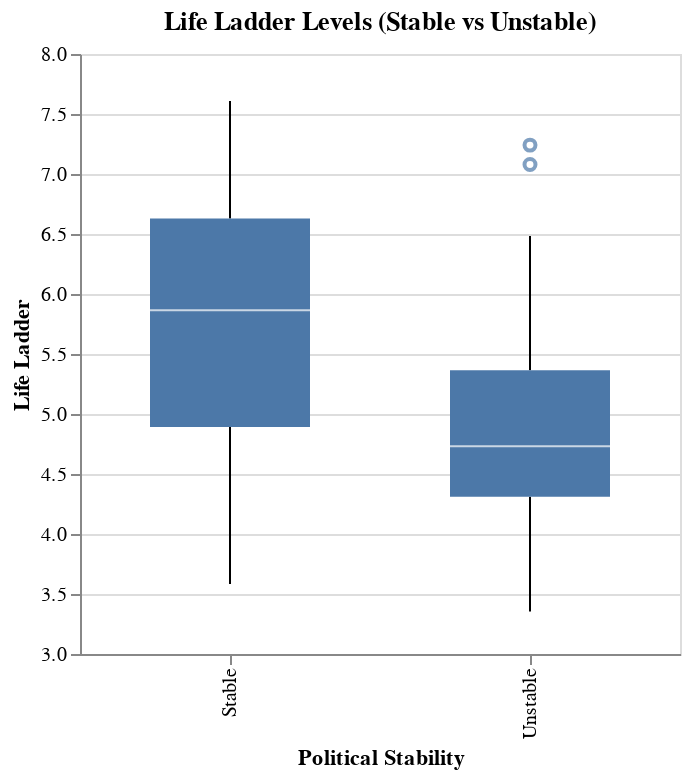

The notebook cell saved with this chart:
### Code cell
# boxplot distribution of stable and unstable countries across life ladder
boxplot = alt.Chart(whr_final).mark_boxplot(size=80).encode(
    x='Political Stability',
    y=alt.Y('Life Ladder', scale=alt.Scale(zero=False), title='Life Ladder'),
).properties(
    width=300,
    height=300,
    title='Life Ladder Levels (Stable vs Unstable)'
)

boxplot

### Figure 1 — Vega-Lite specification as saved in the notebook (floating-point values rounded to 4 significant figures; data arrays with more than 128 entries replaced by an {"elided": "..."} marker saying what was removed)
{"$schema": "https://vega.github.io/schema/vega-lite/v4.17.0.json", "config": {"view": {"continuousHeight": 300, "continuousWidth": 400}}, "data": {"name": "data-7f1c5516e7f5d62847a1a9de95b45e50"}, "datasets": {"data-7f1c5516e7f5d62847a1a9de95b45e50": {"elided": "152 records"}}, "encoding": {"x": {"field": "Political Stability", "type": "nominal"}, "y": {"field": "Life Ladder", "scale": {"zero": false}, "title": "Life Ladder", "type": "quantitative"}}, "height": 300, "mark": {"size": 80, "type": "boxplot"}, "title": "Life Ladder Levels (Stable vs Unstable)", "width": 300}
